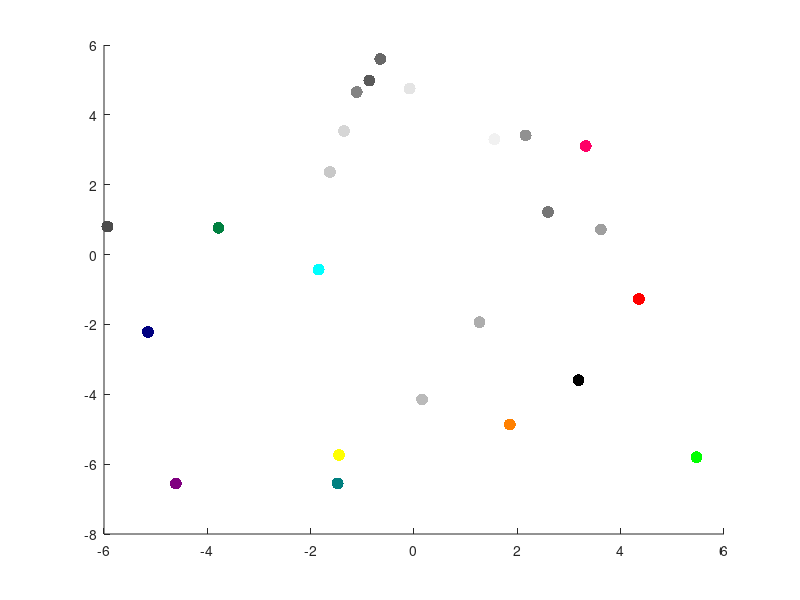

The MATLAB source for this figure:
load volby_2017

teziste = sum(T.data, 2) / size(T.data, 2);
body_v_pocatku = T.data - teziste;

A = body_v_pocatku * body_v_pocatku';
[V, D] = eig(A);
dim2 = V(:,end-1:end);
strany = (body_v_pocatku' * dim2);
barvicky = vec2mat(cell2mat(T.color)', 3);
scatter(strany(:,1), strany(:,2), 75, barvicky, 'filled');
saveas(gcf, 'strany.png');